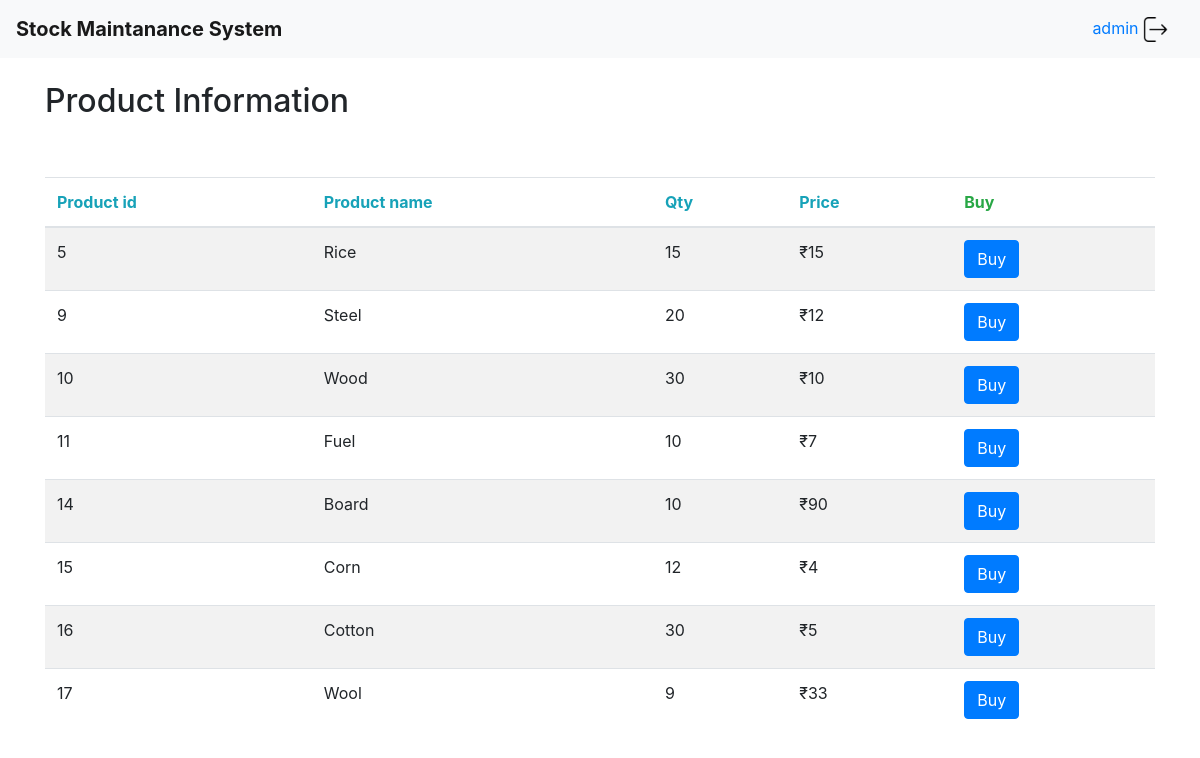
Before: /customer (signed in) with the older database file.
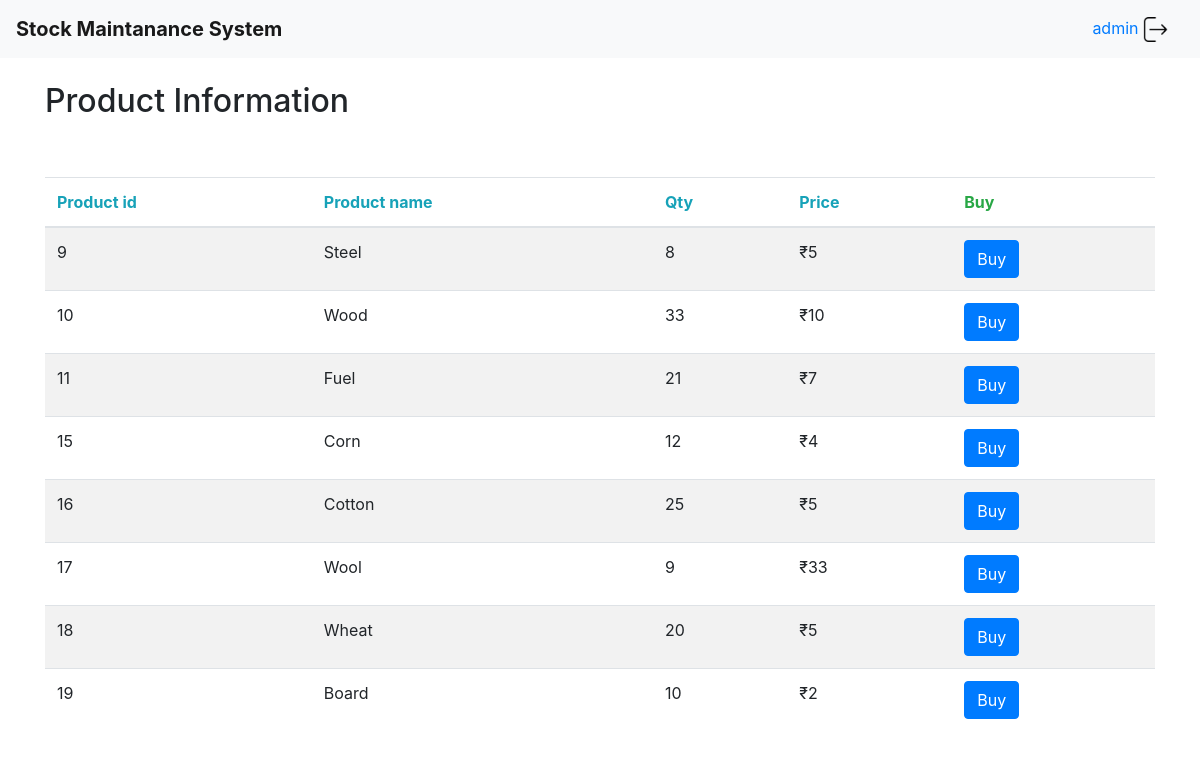
After: the same page with the newer database file.
### tables this page shows
CREATE TABLE Product (productID INTEGER PRIMARY KEY, productName TEXT,QTY INTEGER,productPrice INTEGER);

### app.py (the view)
@app.route("/customer",methods=["GET","POST"])
def customer():
   con = sql.connect("database.sqlite")
   con.row_factory = sql.Row
   cur = con.cursor()
   cur.execute("select * from Product")
   rows = cur.fetchall();
   return  render_template('customer.html',rows = rows,user=session["name"])

### templates/customer.html (shortened to what this page needs)
<!DOCTYPE html>
<html>
<head>
	<link rel="stylesheet" href="https://stackpath.bootstrapcdn.com/bootstrap/4.1.3/css/bootstrap.min.css">
</head>
<body>
				<nav class="navbar navbar-expand-lg navbar-light bg-light">
			  <a class="navbar-brand" href="#"><b>Stock Maintanance System</b></a>
              <a class="nav-item nav-link" href="{{url_for('login_page.c_logout')}}">{{user}} <img src={{url_for('static',filename='logout.png')}} width="25" height="25"></a>
			</nav>
<div class="container">
  <h2>Product Information</h2>
  <table class="table table-striped">
    <thead>
      <tr>
        <th class="text-info">Product id</th>
        <th class="text-info">Product name</th>
        <th class="text-info">Qty</th>
        <th class="text-info">Price</th>
        <th class="text-success">Buy</th>
      </tr>
    </thead>
    <tbody>
       {% for row in rows %}
            <tr>
               <td>{{row["productID"]}}</td>
               <td>{{row["productName"]}}</td>
               <td>{{row['QTY']}}</td>
               <td>₹{{row['productPrice']}}</td>
               <td>
                    <a><button class="btn btn-primary" OnClick='showModal({{row["productID"]}},"{{row["productName"]}}","{{row["Price"]}}");'>Buy</button></a></td>
            </tr>
         {% endfor %}
    </tbody>
  </table>
</div>
</body>
</html>

Changed rows visible on the page:
removed Product: productID "5", productName "Rice", QTY "15", productPrice "15"
removed Product: productID "14", productName "Board", QTY "10", productPrice "90"
changed Product "Steel": QTY "20" → "8"; productPrice "12" → "5"
changed Product "Wood": QTY "30" → "33"
changed Product "Fuel": QTY "10" → "21"
changed Product "Cotton": QTY "30" → "25"
added Product: productID "18", productName "Wheat", QTY "20", productPrice "5"
added Product: productID "19", productName "Board", QTY "10", productPrice "2"
